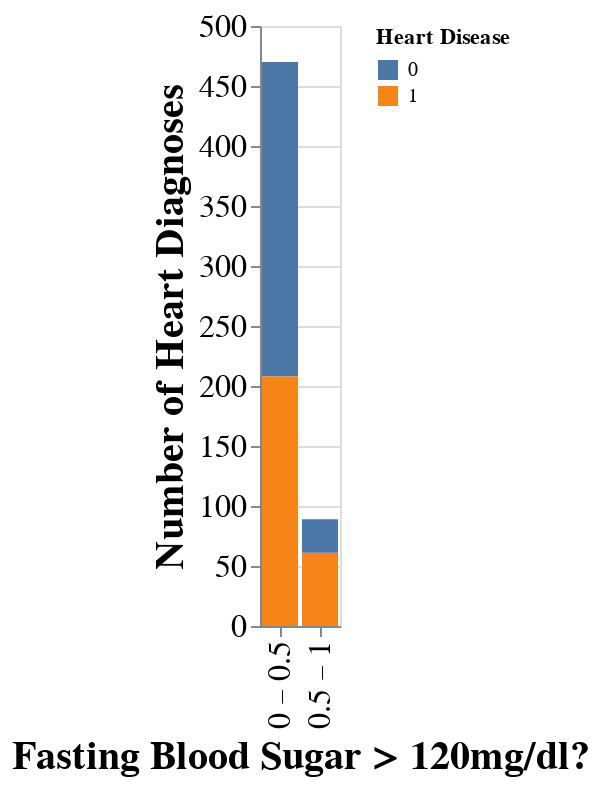

Notebook code for this chart:
### Markdown cell above
As seen in the plot above, in patients with moderate resting blood pressures, heart disease is not seemingly strongly correlated with resting blood pressures (there are roughly the same number of diseased and not diseased patients with average resting blood pressures levels). However, in higher resting blood pressures (greater than 135mm/Hg especially), there is a potential connection between resting blood pressures and the presence of heart disease. For this reason, resting blood pressures will be included in the classifier.

### Code cell
fastbs_plot = (
    alt.Chart(heart_data_training)
    .mark_bar()
    .encode(
        x=alt.X("FastingBS:N", bin=alt.Bin(maxbins=2), title="Fasting Blood Sugar > 120mg/dl?"),
        y=alt.Y("count(HeartDisease)",title="Number of Heart Diagnoses"),
        fill=alt.Fill("HeartDisease:N", title="Heart Disease")
    )
    .configure_axis(titleFontSize=20,labelFontSize=16)
)
fastbs_plot

### Figure 1 — Vega-Lite specification as saved in the notebook (floating-point values rounded to 4 significant figures; data arrays with more than 128 entries replaced by an {"elided": "..."} marker saying what was removed)
{"$schema": "https://vega.github.io/schema/vega-lite/v4.17.0.json", "config": {"axis": {"labelFontSize": 16, "titleFontSize": 20}, "view": {"continuousHeight": 300, "continuousWidth": 400}}, "data": {"name": "data-965f26aaa0a06bf333f272b0ffb5f3a8"}, "datasets": {"data-965f26aaa0a06bf333f272b0ffb5f3a8": {"elided": "559 records"}}, "encoding": {"fill": {"field": "HeartDisease", "title": "Heart Disease", "type": "nominal"}, "x": {"bin": {"maxbins": 2}, "field": "FastingBS", "title": "Fasting Blood Sugar > 120mg/dl?", "type": "nominal"}, "y": {"aggregate": "count", "field": "HeartDisease", "title": "Number of Heart Diagnoses", "type": "quantitative"}}, "mark": "bar"}
